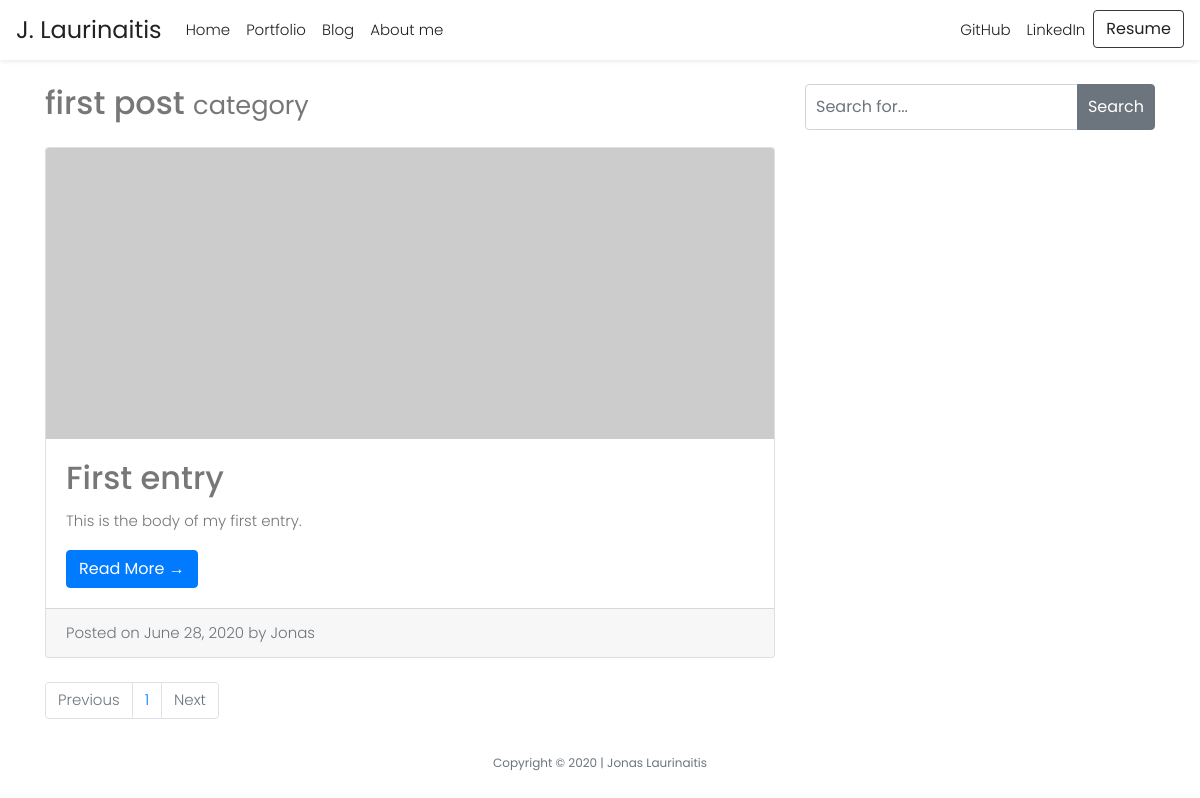
Before: /posts/category/first-post/ with the older database file.
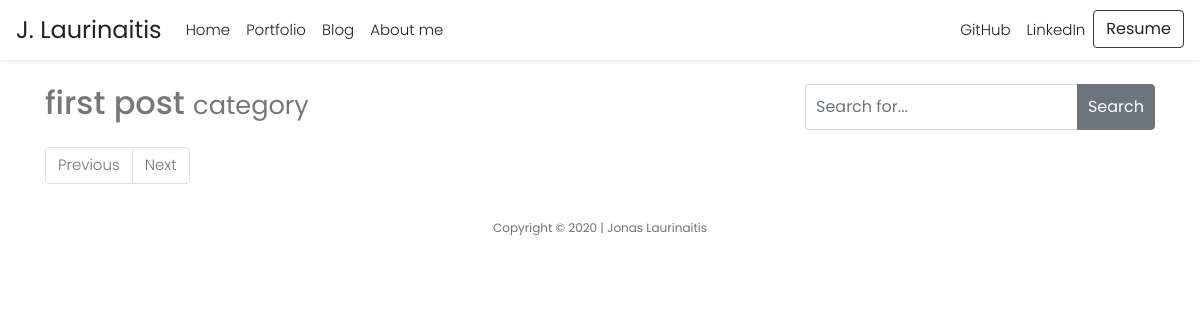
After: the same page with the newer database file.
### models.py (models this page shows, shortened)
class Entry(db.Model):
    STATUS_PUBLIC = 0
    STATUS_DRAFT = 1
    STATUS_DELETED = 2
    id = db.Column(db.Integer, primary_key=True)
    title = db.Column(db.String(100))
    slug = db.Column(db.String(100))
    body = db.Column(db.Text)
    status = db.Column(db.SmallInteger, default=STATUS_PUBLIC)
    created_timestamp = db.Column(db.DateTime, default=datetime.now())
    modified_timestamp = db.Column(
        db.DateTime,
        default=datetime.now(),
        onupdate=datetime.now())
    tags = db.relationship('Tag', secondary=entry_tags,
        backref=db.backref('entries', lazy='dynamic'))

### entries/blueprint.py (the view)
@entries.route('/category/<slug>/')
def tag_detail(slug):
    tag = Tag.query.filter(Tag.slug == slug).first_or_404()
    entries = tag.entries.order_by(Entry.created_timestamp.desc())
    return entry_list('entries/tag_detail.html', entries, tag=tag, title="Blog Category - " + tag.name)

### entries/blueprint.py (called while the page is built, shortened)
def entry_list(template, query, **context):
    valid_statuses = (Entry.STATUS_PUBLIC, Entry.STATUS_DRAFT)
    query = query.filter(Entry.status.in_(valid_statuses))
    results = []
    search = request.args.get('q')
    return object_list(template, query, **context)

### helpers.py (called while the page is built)
def object_list(template_name, query, paginate_by=20, **context):
    page = request.args.get('page')
    if page and page.isdigit():
        page = int(page)
    else:
        page = 1
    object_list = query.paginate(page, paginate_by)
    return render_template(template_name, object_list=object_list, **context)

### entries/templates/entries/tag_detail.html
{% extends "layout.html" %}
{% block main %}
<div class="container">
    <div class="row">
        <div class="col-md-8">
            <h2 class="my-4"> {{ tag.name }}
                <small>category</small>
            </h2>
            {% include "includes/_list.html" %}
            {% include "includes/_page_links.html" %}
        </div>
        <div class="col-md-4">
            {% include "includes/_search.html" %}
        </div>
    </div>
</div>
{% endblock %}

### entries/templates/includes/_list.html
<!DOCTYPE html>
{% for entry in object_list.items %}
     <div class="card mb-4">
        <img class="card-img-top" src="http://placehold.it/750x300" alt="Card image cap">
        <div class="card-body">
          <h2 class="card-title">{{ entry.title }}</h2>
          <p class="card-text">{{ entry.body }}</p>
          <a href="{{ url_for('entries.detail', slug=entry.slug) }}" class="btn btn-primary">Read More &rarr;</a>
        </div>
        <div class="card-footer text-muted">
          Posted on {{ entry.created_timestamp.strftime('%B %d, %Y') }} by Jonas
        </div>
      </div>
{% endfor %}

Changed rows visible on the page:
removed Entry: title "First entry", body "This is the body of my first entry.", created_timestamp "June 28, 2020"
Other visible differences:
list line gone: "1"
